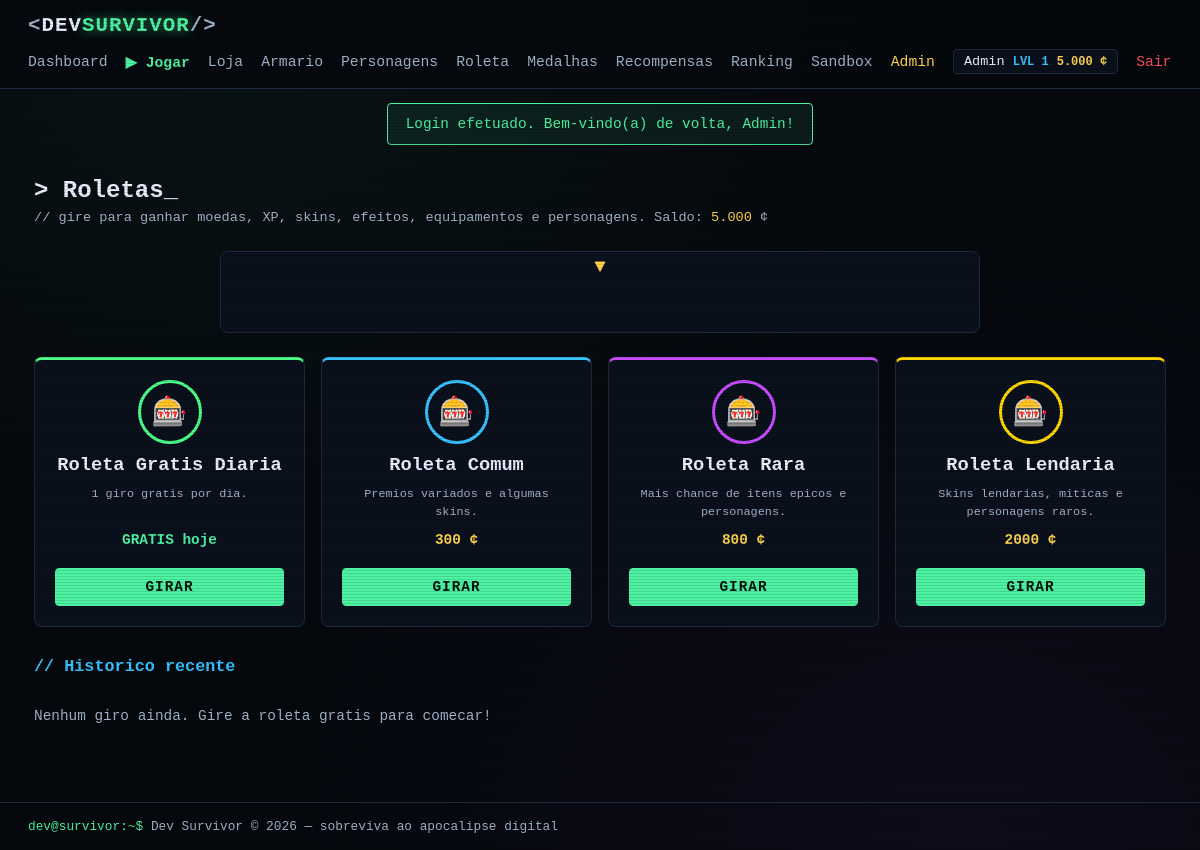
Page /pages/roulette.php (signed in) on the committed database.
### tables this page shows
CREATE TABLE players_stats (
  id                  INT UNSIGNED NOT NULL AUTO_INCREMENT,
  user_id             INT UNSIGNED NOT NULL,
  level               INT UNSIGNED NOT NULL DEFAULT 1,
  xp                  INT UNSIGNED NOT NULL DEFAULT 0,
  coins               INT UNSIGNED NOT NULL DEFAULT 0,
  total_score         BIGINT UNSIGNED NOT NULL DEFAULT 0,
  total_kills         INT UNSIGNED NOT NULL DEFAULT 0,
  total_matches       INT UNSIGNED NOT NULL DEFAULT 0,
  total_survival_time INT UNSIGNED NOT NULL DEFAULT 0,
  best_score          INT UNSIGNED NOT NULL DEFAULT 0,
  best_kills          INT UNSIGNED NOT NULL DEFAULT 0,
  best_survival_time  INT UNSIGNED NOT NULL DEFAULT 0,
  maps_completed      INT UNSIGNED NOT NULL DEFAULT 0,
  last_free_roulette  DATE NULL,
  created_at          TIMESTAMP NOT NULL DEFAULT CURRENT_TIMESTAMP,
  updated_at          TIMESTAMP NOT NULL DEFAULT CURRENT_TIMESTAMP ON UPDATE CURRENT_TIMESTAMP,
  PRIMARY KEY (id),
  UNIQUE KEY uq_stats_user (user_id),
  CONSTRAINT fk_stats_user FOREIGN KEY (user_id) REFERENCES users (id) ON DELETE CASCADE
);

CREATE TABLE users (
  id         INT UNSIGNED NOT NULL AUTO_INCREMENT,
  name       VARCHAR(60)  NOT NULL,
  email      VARCHAR(120) NOT NULL,
  password   VARCHAR(255) NOT NULL,
  is_admin   TINYINT(1)   NOT NULL DEFAULT 0,
  created_at TIMESTAMP    NOT NULL DEFAULT CURRENT_TIMESTAMP,
  updated_at TIMESTAMP    NOT NULL DEFAULT CURRENT_TIMESTAMP ON UPDATE CURRENT_TIMESTAMP,
  PRIMARY KEY (id),
  UNIQUE KEY uq_users_email (email)
);

### includes/auth.php (called while the page is built, shortened)
<?php
require_once __DIR__ . '/../config/database.php';
function e($value): string
{
    return htmlspecialchars((string)$value, ENT_QUOTES, 'UTF-8');
}
function getFlashes(): array
{
    $flashes = $_SESSION['flash'] ?? [];
    return $flashes;
}
function isLoggedIn(): bool
{
    return isset($_SESSION['user_id']);
}
function isAdmin(): bool
{
    return isLoggedIn() && !empty($_SESSION['is_admin']);
}
function currentUser(): ?array
{
    static $user = null;
    static $loaded = false;
    if (!$loaded) {
        $loaded = true;
        if (isLoggedIn()) {
            $stmt = db()->prepare(
                'SELECT u.id, u.name, u.email, u.is_admin, u.created_at,
                        s.level, s.xp, s.coins, s.total_score, s.total_kills,
                        s.total_matches, s.total_survival_time,
                        s.best_score, s.best_kills, s.best_survival_time
                 FROM users u
                 LEFT JOIN players_stats s ON s.user_id = u.id
                 WHERE u.id = ?'
            );
            $stmt->execute([$_SESSION['user_id']]);
            $user = $stmt->fetch() ?: null;
        }
    }
    return $user;
}
require_once __DIR__ . '/helpers.php';

### config/database.php (called while the page is built, shortened)
<?php
function db(): PDO
{
    static $pdo = null;
    if ($pdo === null) {
        $dsn = 'mysql:host=' . DB_HOST . ';dbname=' . DB_NAME . ';charset=' . DB_CHARSET;
        try {
            $pdo = new PDO($dsn, DB_USER, DB_PASS, [
                PDO::ATTR_ERRMODE            => PDO::ERRMODE_EXCEPTION,
                PDO::ATTR_DEFAULT_FETCH_MODE => PDO::FETCH_ASSOC,
                PDO::ATTR_EMULATE_PREPARES   => false,
            ]);
        } catch (PDOException $e) {
            http_response_code(500);
            die(
                '<div style="font-family:monospace;background:#0a0f14;color:#ff4d5e;padding:40px;min-height:100vh">' .
                '<h1>[ERRO] Falha na conexao com o banco de dados</h1>' .
                '<p style="color:#9fb3c8">Verifique se o MySQL esta rodando no XAMPP e se o banco ' .
                '<strong style="color:#4df3a3">dev_survivor</strong> foi importado no phpMyAdmin (arquivo install.sql).</p>' .
                '<p style="color:#5c6b7a">Detalhe: ' . htmlspecialchars($e->getMessage(), ENT_QUOTES, 'UTF-8') . '</p>' .
                '</div>'
            );
        }
    }
    return $pdo;
}

### includes/helpers.php (called while the page is built, shortened)
<?php
function rarityColor(?string $rarity): string
{
    return RARITY_COLORS[$rarity] ?? '#9fb3c8';
}
function canSpinFreeRoulette(int $userId): bool
{
    $stmt = db()->prepare('SELECT last_free_roulette FROM players_stats WHERE user_id = ?');
    $stmt->execute([$userId]);
    $last = $stmt->fetchColumn();
    return $last !== date('Y-m-d');
}

### pages/roulette.php (the view, shortened to what this page needs)
<?php
require_once __DIR__ . '/../includes/auth.php';
$pdo = db();
$userId = (int)$_SESSION['user_id'];
$user = currentUser();
$freeAvailable = canSpinFreeRoulette($userId);
$roulettes = [
    ['type' => 'free',      'name' => 'Roleta Gratis Diaria', 'cost' => 0,    'rarity' => 'incomum',  'desc' => '1 giro gratis por dia.'],
    ['type' => 'common',    'name' => 'Roleta Comum',         'cost' => 300,  'rarity' => 'raro',     'desc' => 'Premios variados e algumas skins.'],
    ['type' => 'rare',      'name' => 'Roleta Rara',          'cost' => 800,  'rarity' => 'epico',    'desc' => 'Mais chance de itens epicos e personagens.'],
    ['type' => 'legendary', 'name' => 'Roleta Lendaria',      'cost' => 2000, 'rarity' => 'lendario', 'desc' => 'Skins lendarias, miticas e personagens raros.'],
];
$stmt = $pdo->prepare('SELECT * FROM roulette_history WHERE user_id = ? ORDER BY created_at DESC LIMIT 15');
$stmt->execute([$userId]);
$history = $stmt->fetchAll();
require_once __DIR__ . '/../includes/header.php';
?>
<h1 class="page-title">&gt; Roletas<span class="cursor">_</span></h1>
<p class="page-sub">// gire para ganhar moedas, XP, skins, efeitos, equipamentos e personagens. Saldo:
   <span class="tx-yellow" id="coinBalance"><?= e(number_format((int)$user['coins'],0,',','.')) ?></span> &cent;</p>
<div id="reelWrap" class="reel-wrap hidden">
    <div class="reel-pointer">&#9660;</div>
    <div class="reel-result" id="reelResult"></div>
</div>
<section class="roulette-grid">
    <?php foreach ($roulettes as $r):
        $rc = rarityColor($r['rarity']);
        $disabled = ($r['type'] === 'free' && !$freeAvailable);
    ?>
        <div class="roulette-card" style="--rarity: <?= e($rc) ?>">
            <div class="roulette-wheel" style="border-color: <?= e($rc) ?>">&#127920;</div>
            <h3><?= e($r['name']) ?></h3>
            <p class="shop-desc"><?= e($r['desc']) ?></p>
            <p class="roulette-cost">
                <?php if ($r['type'] === 'free'): ?>
                    <?= $freeAvailable ? '<span class="tx-green">GRATIS hoje</span>' : '<span class="tx-dim">volte amanha</span>' ?>
                <?php else: ?>
                    <span class="tx-yellow"><?= e($r['cost']) ?> &cent;</span>
                <?php endif; ?>
            </p>
            <button class="btn btn-primary btn-block spin-btn" data-type="<?= e($r['type']) ?>" <?= $disabled ? 'disabled' : '' ?>>
                GIRAR
            </button>
        </div>
    <?php endforeach; ?>
</section>
<h2 class="section-title">// Historico recente</h2>
<?php if (!$history): ?>
    <p class="empty-msg">Nenhum giro ainda. Gire a roleta gratis para comecar!</p>
<?php endif; ?>
<?php require_once __DIR__ . '/../includes/footer.php'; ?>

### includes/header.php (shortened to what this page needs)
<?php
require_once __DIR__ . '/auth.php';
$user = currentUser();
?>
<!DOCTYPE html>
<html lang="pt-BR">
<head>
    <link rel="stylesheet" href="<?= e(BASE_URL) ?>/assets/css/style.css">
</head>
<body>
<div class="scanlines"></div>
<header class="topbar">
    <a class="logo" href="<?= e(BASE_URL) ?>/index.php">
        <span class="logo-bracket">&lt;</span>DEV<span class="logo-accent">SURVIVOR</span><span class="logo-bracket">/&gt;</span>
    </a>
    <nav class="nav">
        <?php if (isLoggedIn()): ?>
            <a href="<?= e(BASE_URL) ?>/pages/dashboard.php">Dashboard</a>
            <a href="<?= e(BASE_URL) ?>/pages/maps.php" class="nav-play">&#9654; Jogar</a>
            <a href="<?= e(BASE_URL) ?>/pages/store.php">Loja</a>
            <a href="<?= e(BASE_URL) ?>/pages/locker.php">Armario</a>
            <a href="<?= e(BASE_URL) ?>/pages/characters.php">Personagens</a>
            <a href="<?= e(BASE_URL) ?>/pages/roulette.php">Roleta</a>
            <a href="<?= e(BASE_URL) ?>/pages/medals.php">Medalhas</a>
            <a href="<?= e(BASE_URL) ?>/pages/rewards.php">Recompensas</a>
            <a href="<?= e(BASE_URL) ?>/pages/ranking.php">Ranking</a>
            <a href="<?= e(BASE_URL) ?>/pages/sandbox.php">Sandbox</a>
            <?php if (isAdmin()): ?>
                <a href="<?= e(BASE_URL) ?>/pages/admin.php" class="nav-admin">Admin</a>
            <?php endif; ?>
            <span class="nav-user">
                <span class="nav-user-name"><?= e($user['name'] ?? '') ?></span>
                <span class="nav-user-level">LVL <?= e($user['level'] ?? 1) ?></span>
                <span class="nav-user-coins"><?= e(number_format((int)($user['coins'] ?? 0), 0, ',', '.')) ?> &cent;</span>
            </span>
            <a href="<?= e(BASE_URL) ?>/logout.php" class="nav-logout">Sair</a>
        <?php else: ?>
            <a href="<?= e(BASE_URL) ?>/pages/ranking.php">Ranking</a>
            <a href="<?= e(BASE_URL) ?>/pages/login.php">Login</a>
            <a href="<?= e(BASE_URL) ?>/pages/register.php" class="nav-play">Criar Conta</a>
        <?php endif; ?>
    </nav>
</header>
<?php foreach (getFlashes() as $f): ?>
    <div class="flash flash-<?= e($f['type']) ?>"><?= e($f['message']) ?></div>
<?php endforeach; ?>
<main class="container">

### assets/css/style.css (style rules this page uses)
:root { --bg: #05080d; --bg-card: #0a111c; --bg-input: #0d1624; --border: #1b2a3d; --green: #4df3a3; --blue: #39c2ff; --purple: #9b4dff; --red: #ff4d5e; --orange: #ff9f1c; --yellow: #ffd24d; --pink: #ff4da6; --text: #e8f0ff; --text-dim: #9fb3c8; --mono: 'Consolas', 'Courier New', monospace; }
* { margin: 0; padding: 0; box-sizing: border-box; }
body { background: var(--bg); background-image: radial-gradient(ellipse at 20% 0%, rgba(77, 243, 163, 0.05), transparent 50%), radial-gradient(ellipse at 80% 100%, rgba(155, 77, 255, 0.06), transparent 50%); color: var(--text); font-family: var(--mono); min-height: 100vh; display: flex; flex-direction: column; }
.scanlines { position: fixed; inset: 0; pointer-events: none; background: repeating-linear-gradient(0deg, rgba(0,0,0,0.12) 0 1px, transparent 1px 3px); z-index: 999; }
a { color: var(--green); text-decoration: none; }
.tx-green { color: var(--green); }
.tx-yellow { color: var(--yellow); }
.topbar { display: flex; justify-content: space-between; align-items: center; flex-wrap: wrap; gap: 12px; padding: 14px 28px; border-bottom: 1px solid var(--border); background: rgba(5, 8, 13, 0.9); position: sticky; top: 0; z-index: 100; }
.logo { font-size: 1.3rem; font-weight: bold; letter-spacing: 1px; color: var(--text); }
.logo-bracket { color: var(--text-dim); }
.logo-accent { color: var(--green); text-shadow: 0 0 12px rgba(77, 243, 163, 0.6); }
.nav { display: flex; align-items: center; gap: 18px; flex-wrap: wrap; }
.nav a { color: var(--text-dim); font-size: 0.92rem; }
.nav-play { color: var(--green) !important; font-weight: bold; }
.nav-admin { color: var(--yellow) !important; }
.nav-logout { color: var(--red) !important; }
.nav-user { display: inline-flex; align-items: center; gap: 8px; padding: 4px 10px; border: 1px solid var(--border); border-radius: 4px; background: var(--bg-card); }
.nav-user-name { color: var(--text); font-size: 0.85rem; }
.nav-user-level { color: var(--blue); font-size: 0.75rem; font-weight: bold; }
.container { flex: 1; width: 100%; max-width: 1180px; margin: 0 auto; padding: 32px 24px 60px; }
.flash { max-width: 1180px; margin: 14px auto 0; padding: 12px 18px; border-radius: 4px; font-size: 0.9rem; border: 1px solid; }
.flash-success { background: rgba(77, 243, 163, 0.08); border-color: var(--green); color: var(--green); }
.btn { display: inline-block; padding: 10px 22px; font-family: var(--mono); font-size: 0.9rem; font-weight: bold; letter-spacing: 1px; border: 1px solid var(--green); border-radius: 4px; background: transparent; color: var(--green); cursor: pointer; transition: all 0.15s; text-align: center; }
.btn-primary { background: var(--green); color: #04140c; }
.btn-block { display: block; width: 100%; margin-top: 10px; }
.cursor { animation: blink 1.1s steps(1) infinite; }
.page-title { font-size: 1.5rem; margin-bottom: 6px; }
.page-sub { color: var(--text-dim); font-size: 0.85rem; margin-bottom: 26px; }
.section-title { font-size: 1.05rem; color: var(--blue); margin: 30px 0 14px; }
.empty-msg { color: var(--text-dim); font-size: 0.9rem; padding: 18px 0; }
.nav-user-coins { color: var(--yellow); font-size: 0.75rem; font-weight: bold; }
.shop-desc { font-size: 0.74rem; color: var(--text-dim); flex: 1; line-height: 1.5; }
.roulette-grid { display: grid; grid-template-columns: repeat(auto-fill, minmax(220px, 1fr)); gap: 16px; }
.roulette-card { background: var(--bg-card); border: 1px solid var(--border); border-top: 3px solid var(--rarity, var(--green)); border-radius: 8px; padding: 20px; display: flex; flex-direction: column; gap: 10px; align-items: center; text-align: center; }
.roulette-wheel { width: 64px; height: 64px; border: 3px solid; border-radius: 50%; display: flex; align-items: center; justify-content: center; font-size: 1.8rem; }
.roulette-cost { font-size: 0.9rem; font-weight: bold; }
.reel-wrap { position: relative; overflow: hidden; margin: 0 auto 24px; max-width: 760px; border: 1px solid var(--border); border-radius: 8px; background: var(--bg-card); padding: 24px 0 16px; }
.reel-pointer { position: absolute; top: 4px; left: 50%; transform: translateX(-50%); color: var(--yellow); font-size: 1.2rem; z-index: 2; }
.reel-result { text-align: center; font-size: 1.1rem; font-weight: bold; min-height: 28px; margin-top: 12px; }

### rows in the picture
players_stats: user.name "Admin", level "1", coins "5.000"

### other values in the picture
$f['message'] "Login efetuado. Bem-vindo(a) de volta, Admin!"
$r['name'] "Roleta Gratis Diaria"
$r['desc'] "1 giro gratis por dia."
$r['name'] "Roleta Comum"
$r['desc'] "Premios variados e algumas skins."
$r['cost'] "300"
$r['name'] "Roleta Rara"
$r['desc'] "Mais chance de itens epicos e personagens."
$r['cost'] "800"
$r['name'] "Roleta Lendaria"
$r['desc'] "Skins lendarias, miticas e personagens raros."
$r['cost'] "2000"
